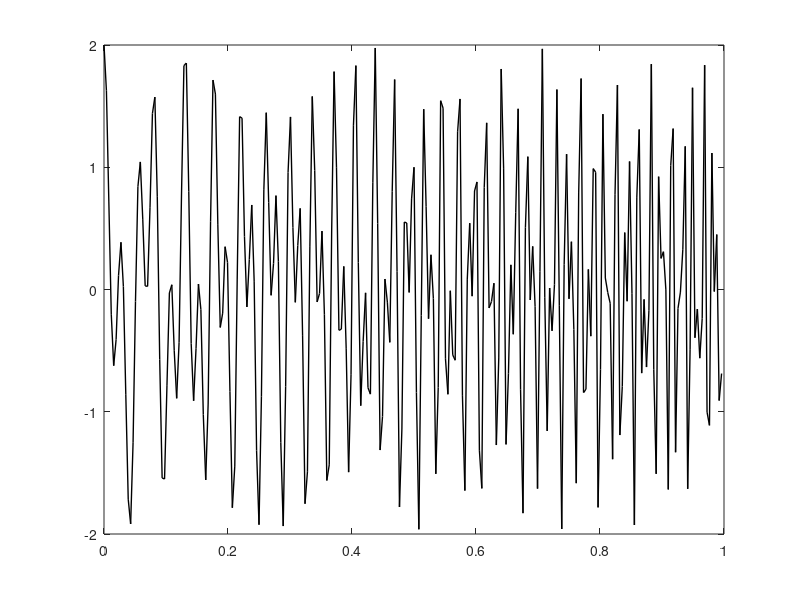
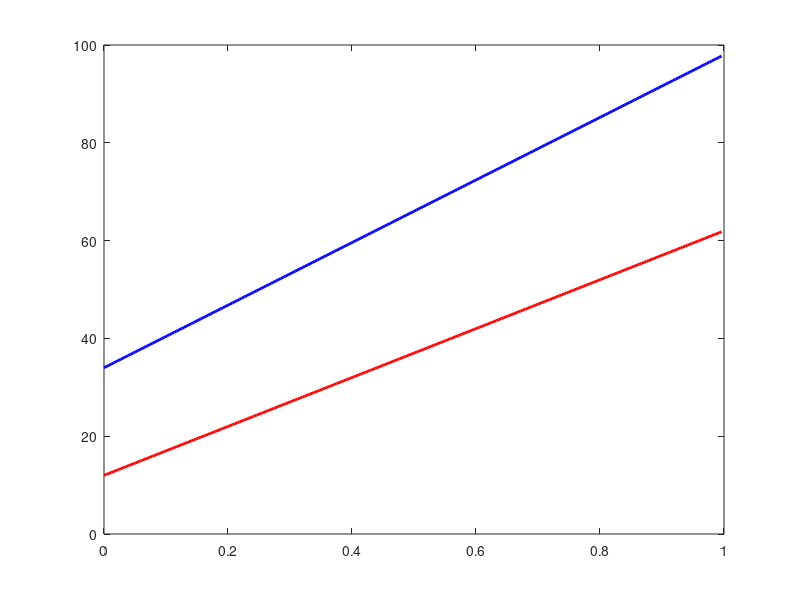
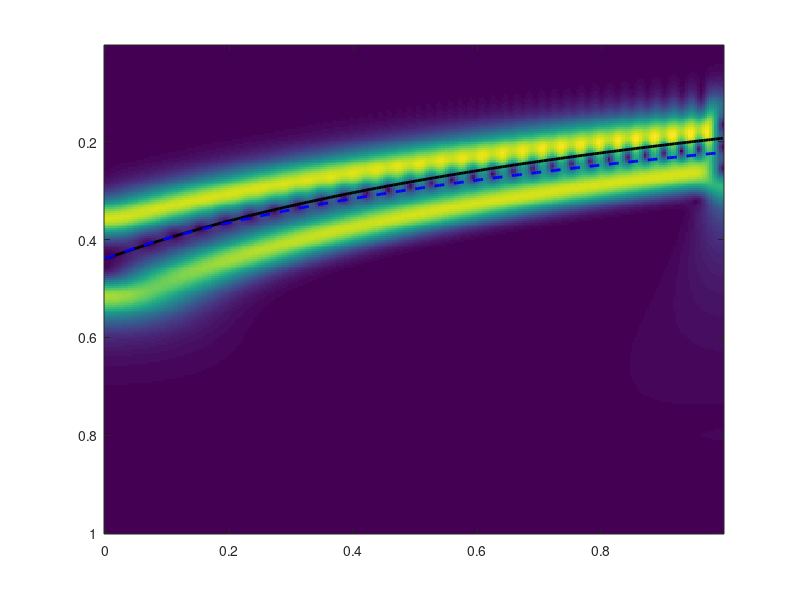
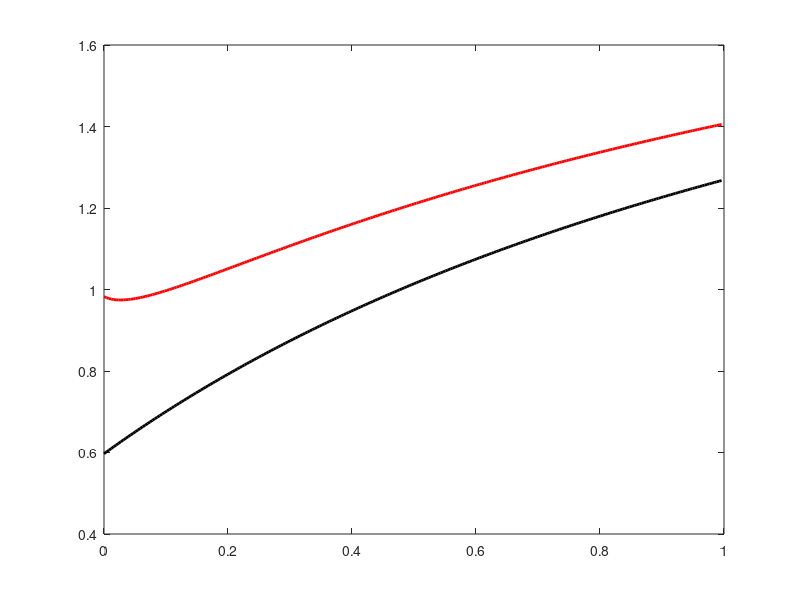

These figures' MATLAB source, in order: (Note: this script raises an error after producing the figures.)
% ASST toolbox v1.0
% this is an example for a two-component signal
% Lin Li, October 2017
% Copyright (c) 2017 Xidian University
% This program can not be used for commercialization without the authorization of its author(s). 

% If you use this toolbox for research, please must cite the following papers:
% [1] Lin Li, Haiyan Cai and Qingtang Jiang, "Adaptive synchrosqueezing transform with a time-varying parameter for non-stationary signal separation," preprint, 2018, arXiv:1812.11364.
% [2] Lin Li, Haiyan Cai, Hongxia Han, Qingtang Jiang, and Hongbing Ji, "Adaptive short-time Fourier transform and synchrosqueezing transform for non-stationary signal separation," preprint, 2018, arXiv:1812.11292.
% [3] Haiyan Cai, Qingtang Jiang, Lin Li, and Bruce W. Suter, "Analysis of adaptive short-time Fourier transform-based synchrosqueezing", preprint, 2018, arXiv:1812.11033.

% For any comment or bug report, please send e-mail to lilin@xidian.edu.cn or jiangq@umsl.edu. 


clear;
close all;
clc;


%%%%%%% 2018.1.14
N = 256;

Fs = 256;
Ts = 1/Fs;
t = [0:N-1]/Fs; % s
fi = t.*Fs;    % Hz  

r1 = 50;r2 =64; c1 = 12;c2 =34;

x1 = cos(2*pi*(c1*t+r1/2*t.^2));
x2 = cos(2*pi*(c2*t+r2/2*t.^2));
f1 = c1+r1*t;
f2 = c2+r2*t;
s = x1+x2;

figure;
plot(t,s,'k-','linewidth',1);

figure;
plot(t,f1,'r-','linewidth',2);
hold on;
plot(t,f2,'b-','linewidth',2);

% figure;
% plot(fi,abs(fft(hilbert(s))),'k-','linewidth',1);
% axis([0 0.5 0 75]);
% xlabel('Frquency (Hz)');
% ylabel('Amplitude');

gamma = 0.01;
mu = 1;
%ci = 2;
ci=1; 
nv = 32;
ol = length(s);    % original length
s = s(:);          % Turn into column vector
s = s - mean(s);   % zero mean
n = length(s);     % checking length of signal
p2 = ceil(log2(n));
s = [s;zeros(2^p2-n,1)]; % pading the signal by zeros
n = length(s);
    
L = log2(n);
na = L*nv;         % number of scales
j = [1:na];
aj = 2.^(j/nv)*Ts;    % scales
% aj = 1:0.1:30;
na = length(aj);

% Padding, symmetric
sleft = flipud(s(2:n/2+1));
sright = flipud(s(end-n/2:end-1));
x = [sleft; s; sright];
n1 = length(sleft);
clear xleft xright;

N = length(x);

x = x(:).';
xh = fft(x);
%%% computes CWT with "Morlet"
psihfn = @(w) exp(-2*pi^2*ci^2*(w-mu).^2);
k = 0:(N-1);
xi = zeros(1,N);
xi(1:N/2+1) = [0:N/2]/N*Fs;
xi(N/2+2:end) = [-N/2+1:-1]/N*Fs;

%%%% Compute CWT
Ws = zeros(na,N);
dWs = Ws;
for ai = 1:na
    a = aj(ai);
    psih = psihfn(a*xi);
    dpsih = (i*xi) .* psih;
    
    xcpsi = (ifft(psih .* xh));
    Ws(ai, :) = xcpsi;
    dxcpsi = (ifft(dpsih .* xh));
    dWs(ai, :) = dxcpsi;
end
Ws = Ws(:, n1+1:n1+n);
dWs = dWs(:, n1+1:n1+n);

lmd = 1/5;    %%duration
%lmd = 1/10; 
arfa = 1/(2*pi)*sqrt(2*log(1/lmd)); 


figure;
imagesc(t,aj,abs(Ws));

% the lower edge for x1
l1 = (-f1+sqrt(f1.^2-8*pi*arfa*(arfa-mu*ci)*abs(r1)))/(4*pi*ci*arfa*abs(r1));
% the upper edge for x2
u2 = (f2-sqrt(f2.^2-8*pi*arfa*(arfa+mu*ci)*abs(r2)))/(4*pi*ci*arfa*abs(r2));
jl1 = nv*log2(l1/Ts);
ju2 = nv*log2(u2/Ts);
hold on;
plot(t,jl1/Fs,'k-','Linewidth',2);
plot(t,ju2/Fs,'b--','Linewidth',2);


ci_1 = arfa/mu * (f1+f2)./((f2-f1));

r1=abs(r1);r2=abs(r2); 
ar1 = 2*pi*arfa*mu*(r1+r2).^2;
bt1 = (r1*f2+r2*f1).*(f2-f1)+4*pi*arfa^2*(r2^2-r1^2);
gm1 = arfa/mu*((r1*f2+r2*f1).*(f2+f1)+2*pi*arfa^2*(r2-r1)^2); 
dt1=(r1*f2+r2*f1).^2.*((f2-f1).^2-16*pi*arfa^2*(r1+r2));
ci_2 = max(arfa/mu,real((bt1-sqrt(dt1))/(2*ar1)));

ci_2up = (bt1+sqrt(dt1))/(2*ar1);

figure;
plot(t,ci_1,'k-','linewidth',2);
hold on;
plot(t,ci_2,'r-','linewidth',2);

%%%% Compute SST
[Ws Rs STs aj] = cwt_sst_mc(s,gamma,mu*2*pi,ci,nv);
figure;
imagesc(t,aj*Ts,abs(Ws));

figure;
imagesc(t,[0:n/2-1],abs(STs));

%%%% Compute Time-varying parameter SST
for kk = 1:n
    ci = ci_1(kk);
    [Ws Rs STs aj] = cwt_sst_mc_ti(s,gamma,mu*2*pi,ci,nv,kk-1);
    Ws_1(:,kk) = Ws;
    STs_1(:,kk) = STs;
end
figure;
imagesc(t,aj*Ts,abs(Ws_1));

l1_p1 = (mu-arfa./ci_1)./f1;           % signals are approximated by harmanics
u2_p1 = (mu+arfa./ci_1)./f2;
jl1_p1 = nv*log2(l1_p1/Ts);
ju2_p1 = nv*log2(u2_p1/Ts);

hold on;
plot(t,jl1_p1/Fs,'k-','Linewidth',2);
plot(t,ju2_p1/Fs,'b--','Linewidth',2);



figure;
imagesc(abs(STs_1));


for kk = 1:n
    ci = ci_2(kk);
    [Ws Rs STs aj] = cwt_sst_mc_ti(s,gamma,mu*2*pi,ci,nv,kk-1);
    Ws_2(:,kk) = Ws;
    STs_2(:,kk) = STs;
end
figure;
imagesc(t,aj*Ts,abs(Ws_2));
colormap('cool');
axis xy;
xlabel('Time (s)','FontSize',20);
ylabel('Scale','FontSize',20);
set(gca,'FontSize',20)
set(gca, 'YTick',[0.004 0.25 0.5 0.75 1], 'YTickLabel', {'0.004','0.0156','0.0625','0.25','1'});

l1_p = (-f1+sqrt(f1.^2-8*pi*arfa*(arfa-mu*ci_2)*abs(r1)))./(4*pi*ci_2*arfa*abs(r1));
% the upper edge for x2
u2_p = (f2-sqrt(f2.^2-8*pi*arfa*(arfa+mu*ci_2)*abs(r2)))./(4*pi*ci_2*arfa*abs(r2));
jl1_p = nv*log2(l1_p/Ts);
ju2_p = nv*log2(u2_p/Ts);

hold on;
plot(t,jl1_p/Fs,'k-','Linewidth',2);
plot(t,ju2_p/Fs,'b--','Linewidth',2);
legend('\it{l}\rm{_1}','\it{u}\rm{_2}');
set(legend,'FontName','Times New Roman')


figure;
imagesc(abs(STs_2));


%% compute the ASST, adaptive SST, adaptive 2nd-order SST.
ci_tv = ci_2;
[Ws Ts1_vt Ts2_vt w2nd aj] = cwt_2nd_order_sst_tv(s,gamma,mu,ci_tv,nv);
figure;
imagesc(abs(Ts1_vt));
figure;
imagesc(abs(Ts2_vt));
